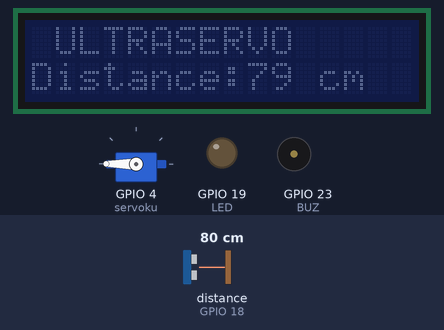
Simulated run of this sketch. Board: ESP32. Shown: servo, 16×2 character LCD, output pins drawn as LEDs (lit = HIGH), buzzer (waves = sounding, pin HIGH). Wiring (inferred from the names in the program): ultrasonic range finder: trigger GPIO 5; echo GPIO 18. The inputs (shaded band) are chosen by the test bench; at power-on: distance to the obstacle (sensor on GPIO 18) 80 cm. The echo pulse lasts 58.3 µs per cm; pins used as bus, display or sensor lines are not drawn.

Above: at 3.2 s.
3.3 s: distance to the obstacle (sensor on GPIO 18) set to 2 cm
At 3.9 s:
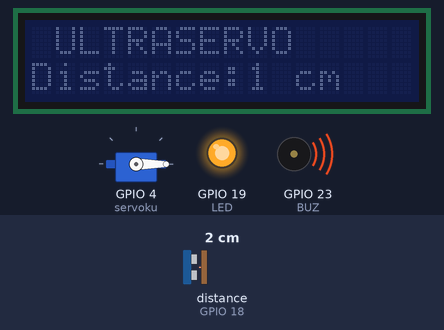
4.8 s: distance to the obstacle (sensor on GPIO 18) set to 35 cm
At 6.3 s:
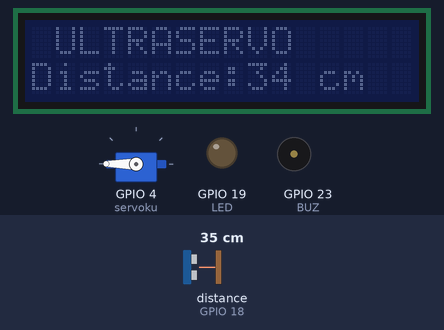
7.8 s: distance to the obstacle (sensor on GPIO 18) set to 120 cm
At 8.3 s:
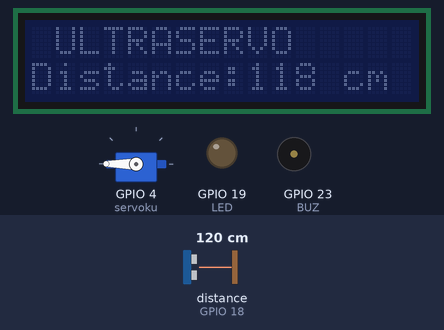
10.8 s: distance to the obstacle (sensor on GPIO 18) set to 23 cm
At 11.2 s:
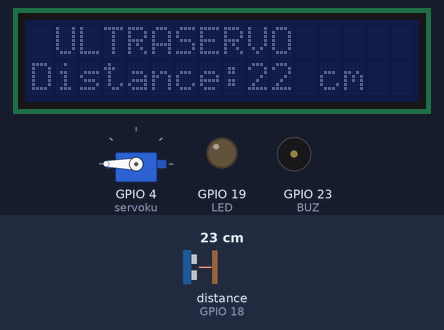
13.8 s: distance to the obstacle (sensor on GPIO 18) set to 18 cm
At 15.0 s:
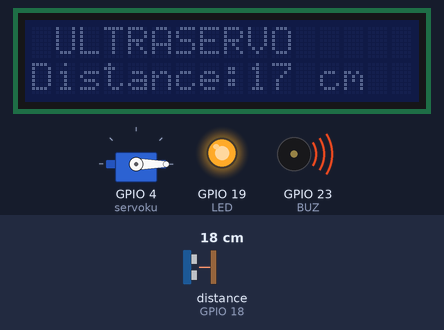
15.3 s: distance to the obstacle (sensor on GPIO 18) set to 250 cm
At 16.8 s:
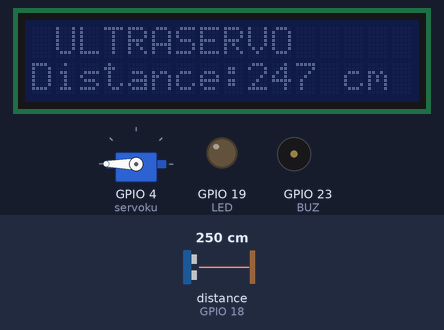
Timing chart, 0 to 18.3 s (numbered marks = the images above; inputs shaded):
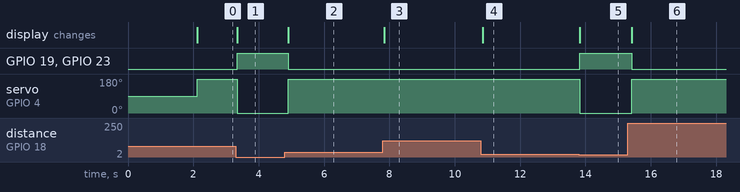

Measured:
- the behaviour switches between 21 and 20 cm on distance to the obstacle (sensor on GPIO 18) (found by bisection; images 4 and 5)
- after the input at 3.3 s, GPIO 19 (LED), GPIO 23 (BUZ): LOW → HIGH at once; servo on GPIO 4 (servoku): 180° → 0° at once; the display: changes at once (image 1)
- after the input at 4.8 s, GPIO 19 (LED), GPIO 23 (BUZ): HIGH → LOW after 0.11 s; servo on GPIO 4 (servoku): 0° → 180° after 0.11 s; the display: changes after 0.11 s (image 2)
- after the input at 7.8 s, the display: changes at once (image 3)
- after the input at 10.8 s, the display: changes after 0.05 s (image 4)
- after the input at 13.8 s, GPIO 19 (LED), GPIO 23 (BUZ): LOW → HIGH at once; servo on GPIO 4 (servoku): 180° → 0° at once; the display: changes at once (image 5)
- after the input at 15.3 s, GPIO 19 (LED), GPIO 23 (BUZ): HIGH → LOW after 0.11 s; servo on GPIO 4 (servoku): 0° → 180° after 0.11 s; the display: changes after 0.11 s (image 6)

The sketch:

SmartDustbin.ino
```cpp
#include <Wire.h>
#include <LiquidCrystal_I2C.h>
#include <ESP32Servo.h> // Use the ESP32 compatible Servo library

#define echoPin 18 // attach pin D2 Arduino to pin Echo of HC-SR04
#define trigPin 5  // attach pin D3 Arduino to pin Trig of HC-SR04
#define LED 19
#define BUZ 23

Servo servoku; // Declare the servo object
LiquidCrystal_I2C lcd(0x27, 16, 2); // I2C address and dimensions

long duration; // Duration of the sound wave travel
int distance; // Distance measurement

void setup() {
  servoku.attach(4); // Attach the servo to pin 4
  pinMode(trigPin, OUTPUT); // Set the trigPin as an OUTPUT
  pinMode(echoPin, INPUT); // Set the echoPin as an INPUT
  pinMode(LED, OUTPUT); // Set the LED as an OUTPUT
  pinMode(BUZ, OUTPUT); // Set the BUZ as an OUTPUT

  lcd.init(); // Initialize the LCD
  lcd.setCursor(0, 0);
  lcd.print(" Hello");
  lcd.setCursor(0, 1);
  lcd.print(" World");
  delay(2000);
  lcd.clear();
  lcd.setCursor(0, 0);
  lcd.print(" ULTRASERVO");
}

void loop() {
  // Clear the trigPin condition
  digitalWrite(trigPin, LOW);
  delayMicroseconds(2);

  // Set the trigPin HIGH (ACTIVE) for 10 microseconds
  digitalWrite(trigPin, HIGH);
  delayMicroseconds(10);
  digitalWrite(trigPin, LOW);

  // Read the echoPin, return the sound wave travel time in microseconds
  duration = pulseIn(echoPin, HIGH);

  // Calculate the distance
  distance = duration * 0.034 / 2; // Speed of sound wave divided by 2 (go and back)

  lcd.setCursor(0, 1);
  lcd.print("Distance: ");
  lcd.setCursor(9, 1);
  lcd.print("     "); // Clear previous distance
  lcd.setCursor(9, 1);
  lcd.print(distance);
  lcd.print(" cm ");

  if (distance < 20) {
    servoku.write(0); // Move servo to 0 degrees
    digitalWrite(LED, HIGH); // Turn on LED
    digitalWrite(BUZ, HIGH); // Turn on buzzer
    delay(500);
  } else {
    servoku.write(180); // Move servo to 180 degrees
    digitalWrite(LED, LOW); // Turn off LED
    digitalWrite(BUZ, LOW); // Turn off buzzer
  }
}
```
